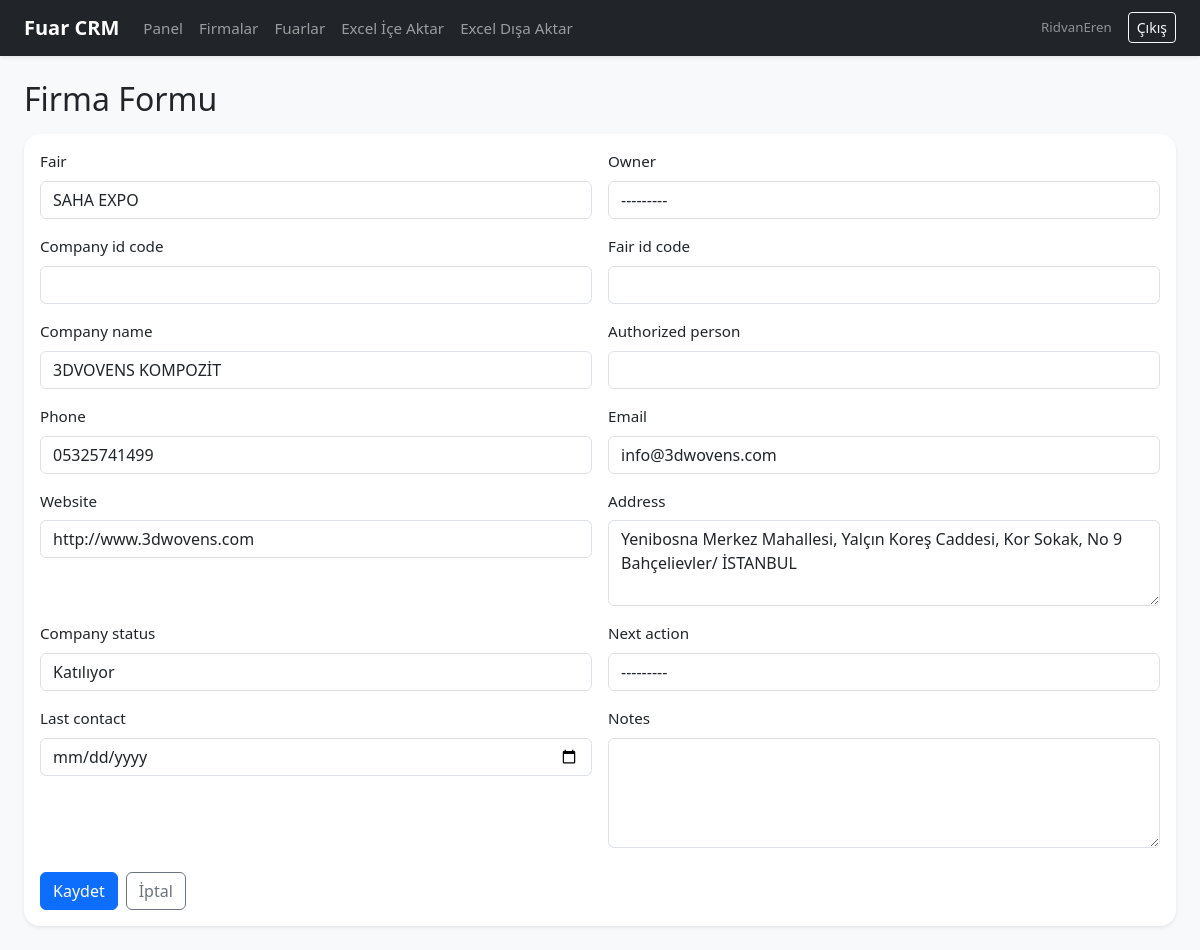
Screenshot of /companies/1/edit/ (signed in) with the database file from the repository.
### crm/models.py (models this page shows, shortened)
class Company(models.Model):
    STATUS_CHOICES = [
        ('katiliyor', 'Katılıyor'),
        ('katilmiyor', 'Katılmıyor'),
        ('ulasilamadi', 'Ulaşılamadı'),
        ('tekrar_ara', 'Tekrar Ara'),
        ('iptal', 'İptal'),
        ('teklif_ver', 'Teklif Ver'),
        ('sozlesme_hazirla', 'Sözleşme Hazırla'),
    ]
    ACTION_CHOICES = [
        ('ara', 'Ara'),
        ('mail_at', 'Mail At'),
        ('teklif_hazirla', 'Teklif Hazırla'),
        ('toplanti_yap', 'Toplantı Yap'),
        ('takip_et', 'Takip Et'),
    ]
    fair = models.ForeignKey(Fair, on_delete=models.SET_NULL, null=True, blank=True, related_name='companies')
    owner = models.ForeignKey(User, on_delete=models.SET_NULL, null=True, blank=True, related_name='companies')
    company_id_code = models.CharField(max_length=50, blank=True)
    fair_id_code = models.CharField(max_length=50, blank=True)
    company_name = models.CharField(max_length=255)
    authorized_person = models.CharField(max_length=255, blank=True)
    phone = models.CharField(max_length=50, blank=True)
    email = models.EmailField(blank=True)
    website = models.URLField(blank=True)
    address = models.TextField(blank=True)
    company_status = models.CharField(max_length=50, choices=STATUS_CHOICES, blank=True)
    next_action = models.CharField(max_length=50, choices=ACTION_CHOICES, blank=True)
    last_contact = models.DateField(null=True, blank=True)
    notes = models.TextField(blank=True)
    created_at = models.DateTimeField(auto_now_add=True)
    updated_at = models.DateTimeField(auto_now=True)
    class Meta:
        ordering = ['company_name']

### crm/views.py (the view)
# urls.py: path('companies/<int:pk>/edit/', CompanyUpdateView.as_view(), name='company_edit'),
class CompanyUpdateView(LoginRequiredMixin, UpdateView):
    model = Company
    form_class = CompanyForm
    template_name = 'crm/company_form.html'
    success_url = reverse_lazy('company_list')

### crm/forms.py
class CompanyForm(forms.ModelForm):
    class Meta:
        model = Company
        fields = [
            'fair',
            'owner',
            'company_id_code',
            'fair_id_code',
            'company_name',
            'authorized_person',
            'phone',
            'email',
            'website',
            'address',
            'company_status',
            'next_action',
            'last_contact',
            'notes',
        ]
        widgets = {
            'last_contact': forms.DateInput(attrs={'type': 'date', 'class': 'form-control'}),
            'address': forms.Textarea(attrs={'rows': 3, 'class': 'form-control'}),
            'notes': forms.Textarea(attrs={'rows': 4, 'class': 'form-control'}),
        }
    def __init__(self, *args, **kwargs):
        super().__init__(*args, **kwargs)
        for name, field in self.fields.items():
            if name not in ['last_contact', 'address', 'notes']:
                field.widget.attrs['class'] = 'form-control'

### crm/models.py (called while the page is built)
    def __str__(self):
        return self.name

### crm/templates/crm/company_form.html (shortened to what this page needs)
{% extends 'crm/base.html' %}
{% block content %}
<h2 class="mb-3">Firma Formu</h2>
<div class="card border-0 shadow-sm">
    <div class="card-body">
        <form method="post">
            <div class="row g-3">
                {% for field in form %}
                    <div class="col-md-6 {% if field.name == 'address' or field.name == 'notes' %}col-12{% endif %}">
                        <label class="form-label">{{ field.label }}</label>
                        {{ field }}
                    </div>
                {% endfor %}
            </div>
            <div class="mt-4 d-flex gap-2">
                <button class="btn btn-primary">Kaydet</button>
                <a href="{% url 'company_list' %}" class="btn btn-outline-secondary">İptal</a>
            </div>
        </form>
    </div>
</div>
{% endblock %}

### crm/templates/crm/base.html (shortened to what this page needs)
<!doctype html>
<html lang="tr">
<head>
    <link href="https://cdn.jsdelivr.net/npm/bootstrap@5.3.3/dist/css/bootstrap.min.css" rel="stylesheet">
    <link href="/static/css/style.css" rel="stylesheet">
</head>
<body class="bg-light">
<nav class="navbar navbar-expand-lg navbar-dark bg-dark shadow-sm">
    <div class="container-fluid px-4">
        <a class="navbar-brand fw-semibold" href="{% url 'dashboard' %}">Fuar CRM</a>
        <div class="collapse navbar-collapse" id="navbarNav">
            <div class="navbar-nav">
                <a class="nav-link" href="{% url 'dashboard' %}">Panel</a>
                <a class="nav-link" href="{% url 'company_list' %}">Firmalar</a>
                <a class="nav-link" href="{% url 'fair_list' %}">Fuarlar</a>
                <a class="nav-link" href="{% url 'import_excel' %}">Excel İçe Aktar</a>
                <a class="nav-link" href="{% url 'export_excel' %}">Excel Dışa Aktar</a>
            </div>
            <div class="ms-auto d-flex align-items-center gap-3">
                {% if user.is_authenticated %}
                    <span class="text-white-50 small">{{ user.username }}</span>
                    <a class="btn btn-outline-light btn-sm" href="{% url 'logout' %}">Çıkış</a>
                {% endif %}
            </div>
        </div>
    </div>
</nav>
<div class="container-fluid px-4 py-4">
    {% block content %}{% endblock %}
</div>
</body>
</html>

### static/css/style.css (style rules this page uses)
body { font-size: 0.95rem; }
.card { border-radius: 16px; }

### rows the page displays
Company: form "SAHA EXPO" "---------" "3DVOVENS KOMPOZİT" "05325741499" "info@3dwovens.com" "http://www.3dwovens.com" "Yenibosna Merkez Mahallesi, Yalçın Koreş Caddesi, Kor Sokak, No 9 Bahçelievler/ İSTANBUL" "Katılıyor" "---------"

### other values shown
{{ user.username }} "RidvanEren"
{{ field.label }} "Fair" "Owner" "Company id code" "Fair id code" "Company name" "Authorized person" "Phone" "Email" "Website" "Address" "Company status" "Next action" "Last contact" "Notes"
